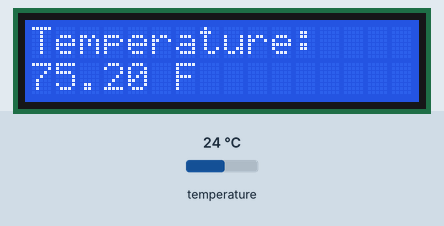
Recording of a sketch running on a simulated Arduino Uno, built with avr-gcc and run on an emulated ATmega328P. On the bench: 16×2 character LCD. The test bench sets the inputs (shaded band); at power-on: temperature 24 °C.

Above: at 1.2 s.
1.3 s: temperature set to 12 °C
At 3.1 s:
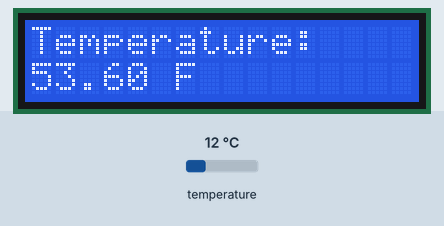
4.1 s: temperature set to 19 °C
At 5.6 s:
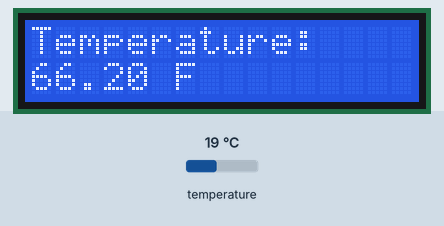
6.6 s: temperature set to 28 °C
At 8.2 s:
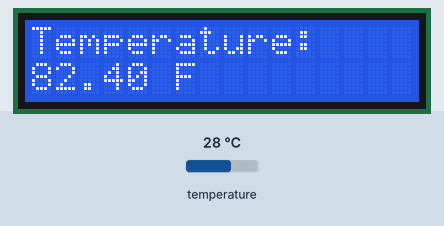
Timing chart, 0 to 9.7 s (numbered marks = the images above; inputs shaded):
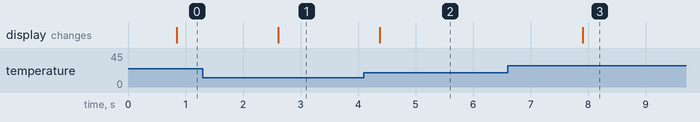

Measured:
- after the input at 1.3 s, the display: changes after 1.3 s (image 1)
- after the input at 4.1 s, the display: changes after 0.28 s (image 2)
- after the input at 6.6 s, the display: changes after 1.3 s (image 3)

The sketch:

Nano_Test.ino
```cpp
#include <OneWire.h>
#include <DallasTemperature.h>
#include <LiquidCrystal.h>

// Pin definitions
#define ONE_WIRE_BUS 2
#define LCD_RS 8
#define LCD_EN 7
#define LCD_D4 3
#define LCD_D5 4
#define LCD_D6 5
#define LCD_D7 6

// Setup the one wire bus and temperature sensor objects
OneWire oneWire(ONE_WIRE_BUS);
DallasTemperature tempSensor(&oneWire);

// Setup the LCD object
LiquidCrystal lcd(LCD_RS, LCD_EN, LCD_D4, LCD_D5, LCD_D6, LCD_D7);

void setup() {
  // Initialize the temperature sensor
  tempSensor.begin();

  // Initialize the LCD screen
  lcd.begin(16, 2);
  lcd.setCursor(0,0);
  lcd.print("Temperature: ");
}

void loop() {
  // Request temperature reading from the sensor
  tempSensor.requestTemperatures();

  // Read the temperature in Fahrenheit
  float tempF = tempSensor.getTempFByIndex(0);

  // Print the temperature to the LCD screen
  lcd.setCursor(0, 1);
  lcd.print(tempF);
  lcd.print(" F");

  // Wait for a second before repeating the loop
  delay(1000);
}
```
